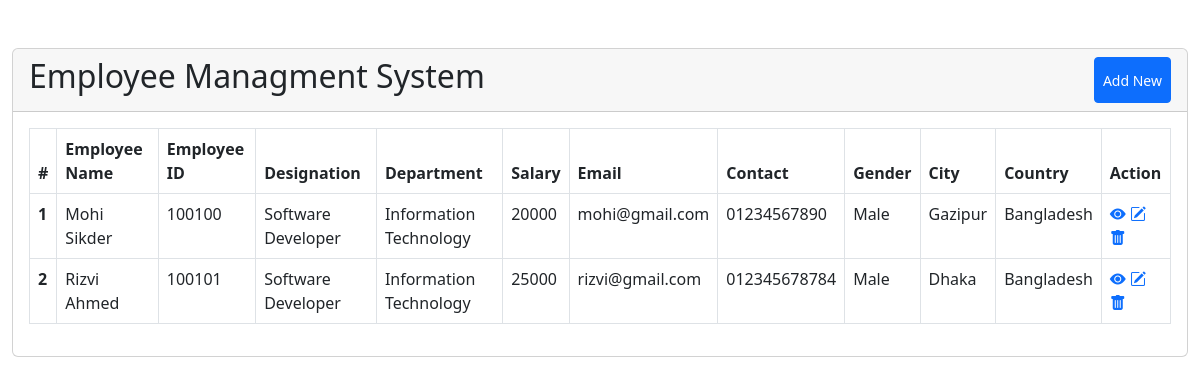
The page / on the database its author committed.
### tables this page shows
CREATE TABLE `employee` (
  `id` int(11) NOT NULL,
  `employee_name` varchar(55) NOT NULL,
  `employee_id` varchar(55) NOT NULL,
  `employee_designation` varchar(55) NOT NULL,
  `employee_salary` varchar(55) NOT NULL,
  `employee_gender` varchar(55) NOT NULL,
  `employee_department` varchar(55) NOT NULL,
  `employee_contact` varchar(55) NOT NULL,
  `employee_email` varchar(55) NOT NULL,
  `employee_address` varchar(55) NOT NULL,
  `employee_city` varchar(55) NOT NULL,
  `employee_country` varchar(55) NOT NULL
);

### controller/showController.php (called while the page is built)
<?php
include "config.php";
$sql = "SELECT * FROM `employee`";
$result = $conn->query($sql);

### index.php (the view, shortened to what this page needs)
<?php include 'controller/createController.php';
include 'controller/showController.php' ?>
<!doctype html>
<html lang="en">
<head>
    <link rel="stylesheet" href="https://cdn.jsdelivr.net/npm/bootstrap-icons@1.9.1/font/bootstrap-icons.css">
    <link href="https://cdn.jsdelivr.net/npm/bootstrap@5.2.2/dist/css/bootstrap.min.css" rel="stylesheet"
>
</head>
<body>
    <div class="container-fluid mt-5">
        <div class="row">
            <div class="col-md-12">
                <div class="card">
                    <div class="card-header d-flex">
                        <h2>Employee Managment System</h2>
                        <button type="button" class="btn btn-primary btn-sm ms-auto" data-bs-toggle="modal"
                            data-bs-target="#addEmployee">
                            Add New
                        </button>
                    </div>
                    <div class="card-body">
                        <table class="table table-bordered">
                            <thead>
                                <tr>
                                    <th scope="col">#</th>
                                    <th scope="col">Employee Name</th>
                                    <th scope="col">Employee ID</th>
                                    <th scope="col">Designation</th>
                                    <th scope="col">Department</th>
                                    <th scope="col">Salary</th>
                                    <th scope="col">Email</th>
                                    <th scope="col">Contact</th>
                                    <th scope="col">Gender</th>
                                    <th scope="col">City</th>
                                    <th scope="col">Country</th>
                                    <th scope="col">Action</th>
                                </tr>
                            </thead>
                            <tbody>
                                <?php
                                $sl = 1;
                                if ($result->num_rows > 0) {
                                    while ($row = $result->fetch_assoc()) {
                                ?>
                                <tr>
                                    <th scope="row"><?= $sl++ ?></th>
                                    <td><?php echo $row['employee_name'] ?></td>
                                    <td><?php echo $row['employee_id'] ?></td>
                                    <td><?php echo $row['employee_designation'] ?></td>
                                    <td><?php echo $row['employee_department'] ?></td>
                                    <td><?php echo $row['employee_salary'] ?></td>
                                    <td><?php echo $row['employee_email'] ?></td>
                                    <td><?php echo $row['employee_contact'] ?></td>
                                    <td><?php echo $row['employee_gender'] ?></td>
                                    <td><?php echo $row['employee_city'] ?></td>
                                    <td><?php echo $row['employee_country'] ?></td>
                                    <td>
                                        <a href="#"><i class="bi bi-eye-fill"></i></a>
                                        <a href="update.php?id=<?php echo $row['id']; ?>"><i
                                                class="bi bi-pencil-square"></i></a>
                                        <a href="delete.php?id=<?php echo $row['id']; ?>"><i
                                                class="bi bi-trash-fill"></i></a>
                                    </td>
                                </tr>
                                <?php }
                                } ?>
                            </tbody>
                        </table>
                    </div>
                </div>
            </div>
        </div>
    </div>
</body>
</html>

### rows shown on the page
employee: employee_name "Mohi Sikder", employee "100100", employee_designation "Software Developer", employee_department "Information Technology", employee_salary "20000", employee_email "mohi@gmail.com", employee_contact "01234567890", employee_gender "Male", employee_city "Gazipur", employee_country "Bangladesh"
employee: employee_name "Rizvi Ahmed", employee "100101", employee_designation "Software Developer", employee_department "Information Technology", employee_salary "25000", employee_email "rizvi@gmail.com", employee_contact "012345678784", employee_gender "Male", employee_city "Dhaka", employee_country "Bangladesh"
